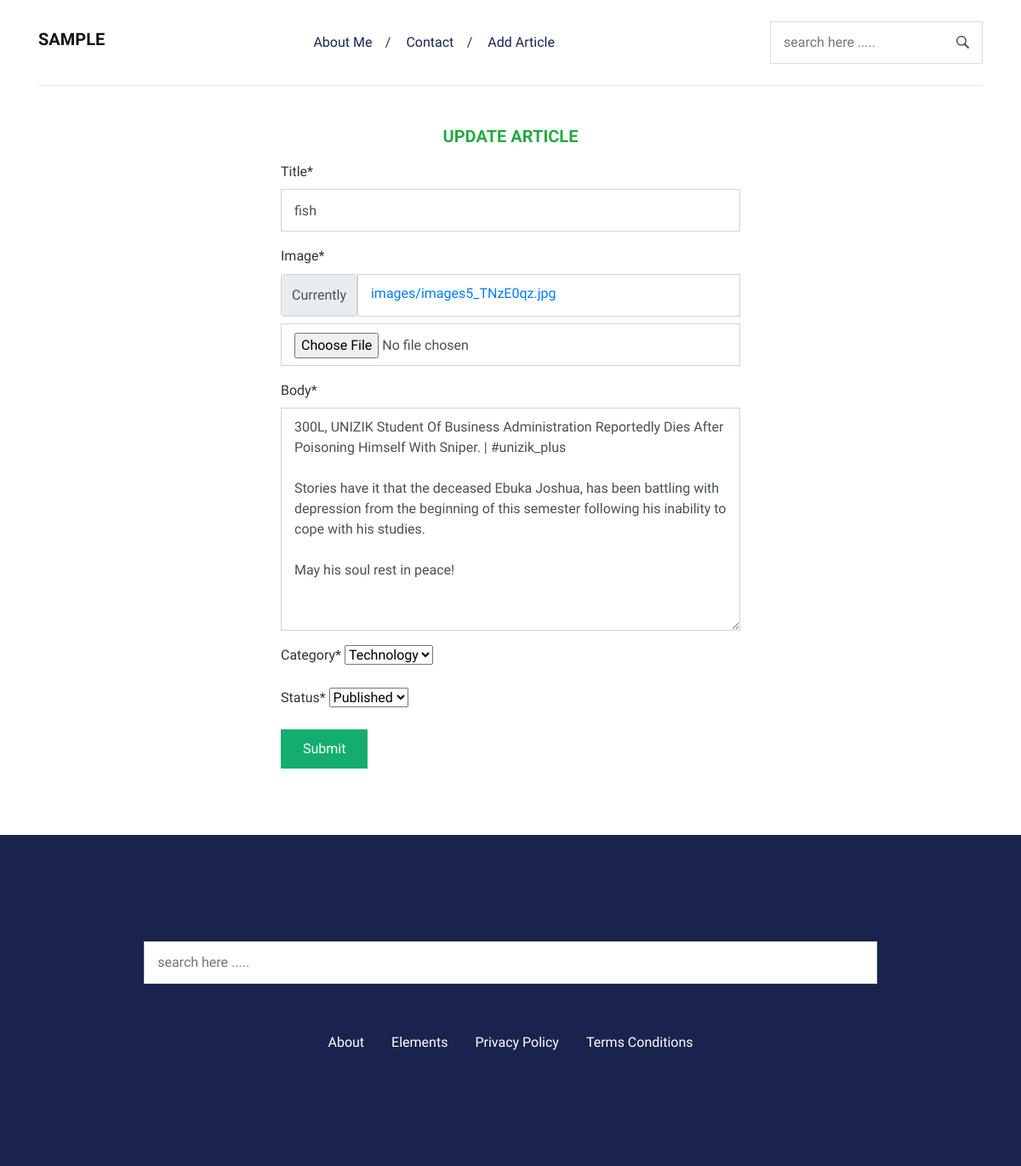
/update/fish/, run on the app's committed database.
### blog/models.py (models this page shows, shortened)
class Article(models.Model):
    STATUS_CHOICES = (
    ('draft', 'Draft'),
    ('published', 'Published'),
    )
    title = models.CharField(max_length=255)
    slug = models.SlugField(null=True, blank=True, unique=True)
    image = models.ImageField(upload_to='images')
    body = models.TextField()
    date = models.DateTimeField(auto_now_add=True)
    category = models.ForeignKey(Category, on_delete=models.CASCADE,  related_name='category')
    status = models.CharField(max_length=10,choices=STATUS_CHOICES,default='draft')
    created_at = models.DateTimeField(auto_now_add=True)
    class Meta:
        ordering = ('-created_at',)
    tags = TaggableManager()
    objects = models.Manager() # The default manager.
    published = PublishedManager()

### blog/views.py (the view)
# urls.py: path('update/<slug:slug>/', Article_Update.as_view(), name='blog_update'),
class Article_Update(UpdateView):
    model = Article
    fields = ('title','image','body', 'category', 'status',)
    template_name = 'blog/update.html'
    success_url = reverse_lazy('homepage')

### blog/models.py (called while the page is built)
    def __str__(self):
        return (self.name)

### templates/blog/update.html (shortened to what this page needs)
{% extends 'base.html' %}
{% load static %}
{% load crispy_forms_tags %}
{% load bootstrap5 %}
{% block content %}
<div class="container">
    <div class="row">
      <div class="col-md-3"></div>
        <div class="col-md-6">
          <form action="" method="post" class="form" enctype="multipart/form-data">
            <h4 class="text-headert text-success m-3 text-center"><strong>UPDATE ARTICLE<Article></Article></strong></h4>
            {{ form|crispy }}
            {% buttons %}
              <button type="submit" class="btn btn-primary">Submit</button>
            {% endbuttons %}
        </form>
      </div>
  <div class="col-md-3"></div>
</div>
{% endblock content %}

### templates/base.html (shortened to what this page needs)
{% load static %}
<!DOCTYPE html>
<html lang="en-us">
<head>
	<link rel="stylesheet" href="{% static  'plugins/bootstrap/bootstrap.min.css' %}">
	<link rel="stylesheet" href="{% static 'css/style.css' %}">
</head>
<body>
<header class="navigation ">
  <div class="container ">
    <nav class="navbar navbar-expand-lg navbar-light px-0">
      <a class="navbar-brand order-1 py-0" href="/">
        <h4>SAMPLE</h4>
      </a>
      <form action="{% url 'search_page' %}" method="get" class="search order-lg-3 order-md-2 order-3 ml-auto">
        <input id="search-query" name="q"  placeholder="search here ..... "  type="search"  autocomplete="off">
      </form>
      <div class="collapse navbar-collapse text-center order-lg-2 order-4" id="navigation">
        <ul class="navbar-nav mx-auto mt-3 mt-lg-0">
          <li class="nav-item"> <a class="nav-link" href="about.html">About Me</a>
          </li>
          <li class="nav-item"> <a class="nav-link" href="contact.html">Contact</a>
          </li>
          <li class="nav-item"> <a class="nav-link" href="{% url 'article_create'%}">Add Article</a>
          </li>
        </ul>
      </div>
    </nav>
  </div>
</header>
<main>
  <section class="section">
  {% block content %}
  {% endblock content %}
  </section>
</main>
<footer class="myfooter mt-5">
  <div class="container section">
    <div class="row">
      <div class="col-lg-10 mx-auto text-center">
        <form action="{% url 'search_page' %}" method="get" class="search order-lg-3 order-md-2 order-3 ml-auto">
          <input id="search-query" class="form-control mb-5" name="q" placeholder="search here ..... "  type="search"  autocomplete="off">
        </form>
        <ul class="d-flex navbar-footer mb-0 list-unstyled">
          <li class="nav-item my-0"> <a class="nav-link" href="about.html">About</a></li>
          <li class="nav-item my-0"> <a class="nav-link" href="#">Elements</a></li>
          <li class="nav-item my-0"> <a class="nav-link" href="#">Privacy Policy</a></li>
          <li class="nav-item my-0"> <a class="nav-link" href="#">Terms Conditions</a></li>
        </ul>
      </div>
    </div>
  </div>
</footer>

### static/css/style.css (style rules this page uses)
body { line-height: 1.6; font-family: "Work Sans", sans-serif; -webkit-font-smoothing: antialiased; font-size: 16px; color: #333; }
h1, h2, h3, h4, h5, h6, .h1, .h2, .h3, .h4, .h5, .h6 { color: #131313; font-family: "Neuton", serif; font-weight: 700; line-height: 1.3; }
h4, .h4 { font-size: 20px; }
.btn { font-family: "Work Sans", sans-serif; font-weight: 500; text-transform: capitalize; padding: 10px 25px; border-radius: 0; border: 1px solid; position: relative; z-index: 1; transition: 0.2s ease; }
.btn-primary { background: #13AE6F; color: #fff; border-color: #13AE6F; }
body { background-color: #fff; overflow-x: hidden; }
a, a:hover, a:focus { text-decoration: none; }
a, button, select { cursor: pointer; transition: 0.2s ease; }
.section { padding-top: 30px; padding-bottom: 30px; }
.navigation { background-color: transparent; }
.navigation .navbar { border-bottom: 1px solid #ececec; padding: 25px 0; }
.navigation .navbar-nav { flex-direction: row; }
.navigation .nav-item { margin: 0; position: relative; }
.navigation .nav-item::after { position: absolute; content: "/"; right: -2px; top: 50%; transform: translateY(-50%); }
.navigation .nav-item .nav-link { font-size: 16px; font-weight: 500; font-family: "Work Sans", sans-serif; text-transform: capitalize; line-height: 1; display: inline-block; }
.navigation .nav-item:last-child::after { display: none; }
.navigation .navbar-light .navbar-nav .nav-link { color: #19234C; font-weight: 500; padding: 15px 20px; }
.navigation .search { max-width: 250px; }
.navigation .search input { width: 100%; border: none; padding: 11px 40px 11px 15px; border-radius: 0; background-size: 15px; background-position: calc(100% - 15px) center; border: 1px solid #ddd; }
.navbar-footer { justify-content: center; flex-wrap: wrap; }
.navbar-footer .nav-item { margin: 10px 0; }
.navbar-footer .nav-item .nav-link { color: #fff; }
footer .section { padding: 45px 0; }
.form-control { border-radius: 0; min-height: 50px; padding: 10px 15px; }
.myfooter { background-color:#19234C; color:white; padding:5rem; }

### data on the page
Article: title "fish", body "300L, UNIZIK Student Of Business Administration Reportedly Dies After Poisoning Himself With Sniper. | #unizik_plus Stories have it that the deceased Ebuka Joshua, has been battling with depression from the beginning of this semester following his inability to cope with his studies. May his soul rest in peace!", category "Technology", status "Published"
